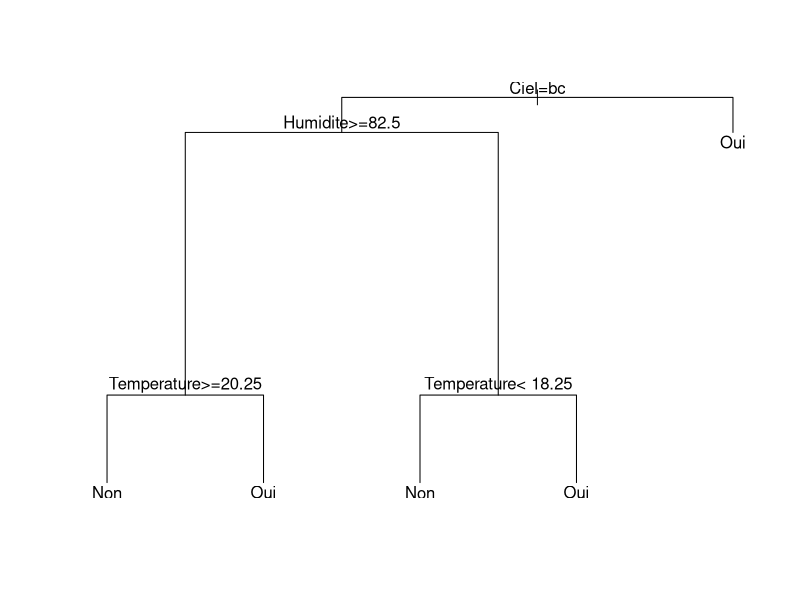
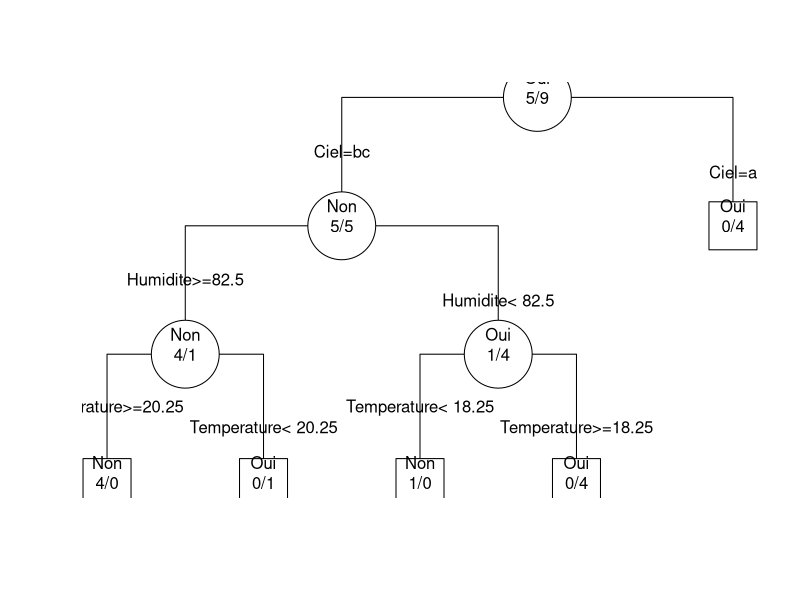
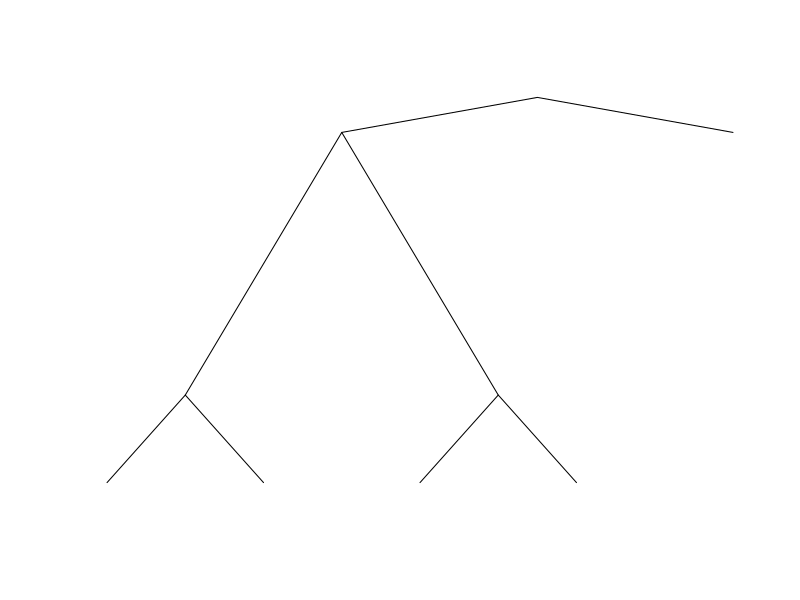
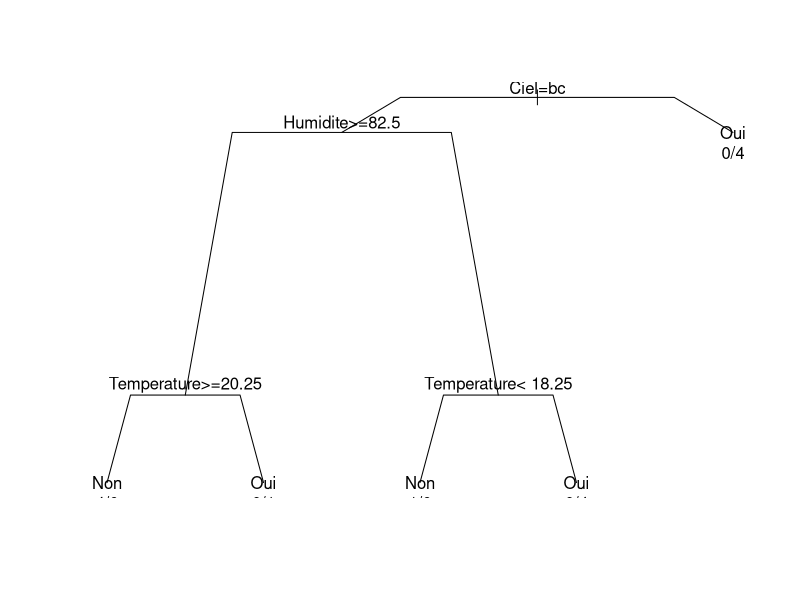
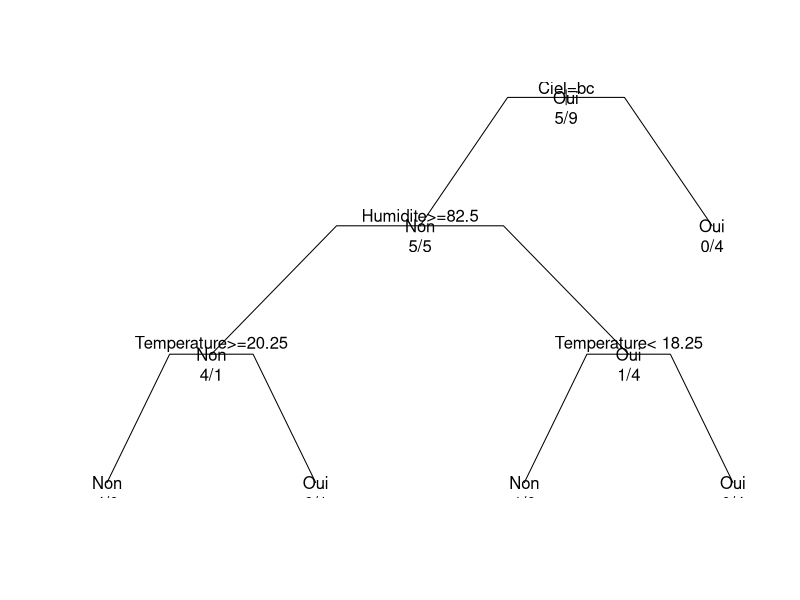
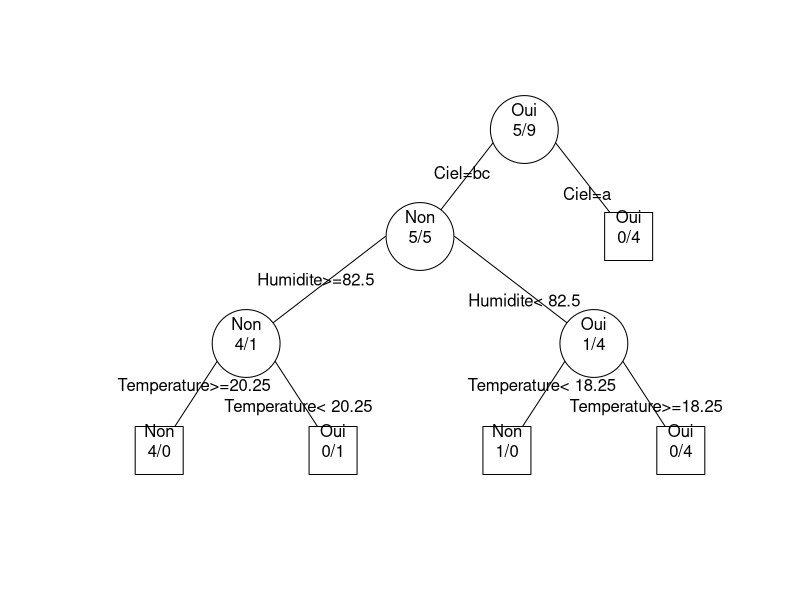

Recreate these plots in R, in order.
# Title     : TP4
# Objective : Arbre de décision
# Created by: Hamza HRAMCHI
# Created on: 07/10/2020

library(rpart)

# ---------------------------------------------
# Exercice1 : Construire un arbre de décision
# ---------------------------------------------
data.tennis <- read.csv("tennis.csv")
#tree.tennis <- rpart(Jouer ~ Ciel + Temperature + Humidite + Vent, data.tennis)
tree.tennis <- rpart(Jouer ~ Ciel + Temperature + Humidite + Vent, data.tennis, control = rpart.control(minsplit = 1))
plot(tree.tennis)
text(tree.tennis)
plot(tree.tennis, uniform=T)# afficher l'arbre
text(tree.tennis , use.n=T,all=T, fancy=T)#ecrire les étiquettes
plot(tree.tennis , branch=0)
plot(tree.tennis , branch=.7 )
text(tree.tennis, use.n=T)
plot(tree.tennis , branch=.4 , uniform=T, compress=T)
text ( tree.tennis,all=T, use.n=T)
plot(tree.tennis,branch=.2 , uniform=T, compress=T,
     margin=.1 )
text(tree.tennis, all = T, use.n = T, fancy = T)





